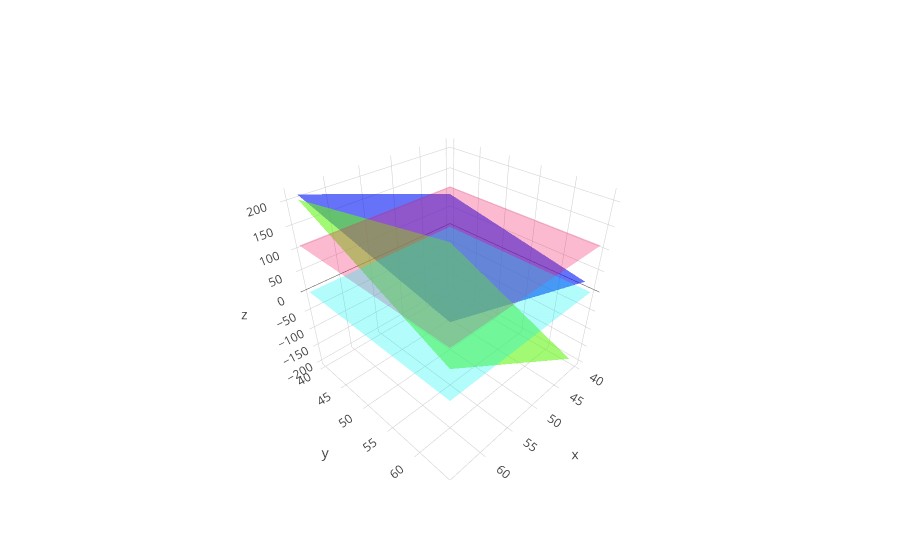

Notebook code for this chart:
### Code cell
trace1 = go.Mesh3d(x=a,
                   y=b,
                   z=actual_z,
                   opacity=1,
                   color='rgba(0,22,244,0.6)'
                  )
trace2 = go.Mesh3d(x=a,
                   y=b,
                   z=z_prediction,
                   opacity=1,
                   color='rgba(100,244,22,0.6)'
                  )
trace_threshold = go.Mesh3d(x=[min_value,min_value,max_value,max_value],
                   y=[min_value,max_value,min_value,max_value],
                   z=[threshold,threshold,threshold,threshold],
                   opacity=.5,
                   color='rgba(244,22,100,0.6)'
                  )
trace_sigmoid_threshold = go.Mesh3d(x=[min_value,min_value,max_value,max_value],
                   y=[min_value,max_value,min_value,max_value],
                   z=[0,0,0,0],
                   opacity=.5,
                   color='rgba(0,244,244,0.6)'
                  )
iplot([trace1, trace2, trace_threshold, trace_sigmoid_threshold])

### Figure 1 — Plotly figure (JSON) as saved in the notebook; plotly's stock layout.template omitted (floating-point values rounded to 4 significant figures; data arrays with more than 128 entries replaced by an {"elided": "..."} marker saying what was removed)
{"data": [{"color": "rgba(0,22,244,0.6)", "opacity": 1, "type": "mesh3d", "x": {"elided": "1000 int values"}, "y": {"elided": "1000 int values"}, "z": {"elided": "1000 int values"}}, {"color": "rgba(100,244,22,0.6)", "opacity": 1, "type": "mesh3d", "x": {"elided": "1000 int values"}, "y": {"elided": "1000 int values"}, "z": {"elided": "1000 float values"}}, {"color": "rgba(244,22,100,0.6)", "opacity": 0.5, "type": "mesh3d", "x": [40, 40, 65, 65], "y": [40, 65, 40, 65], "z": [110, 110, 110, 110]}, {"color": "rgba(0,244,244,0.6)", "opacity": 0.5, "type": "mesh3d", "x": [40, 40, 65, 65], "y": [40, 65, 40, 65], "z": [0, 0, 0, 0]}], "layout": {}}
